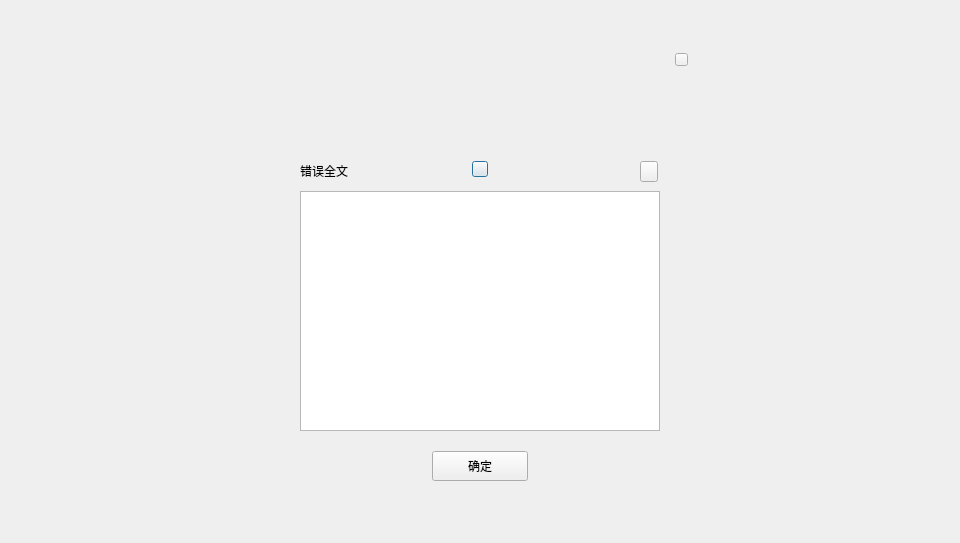
<?xml version="1.0" encoding="UTF-8"?>
<ui version="4.0">
 <class>ErrorResultDialog</class>
 <widget class="QDialog" name="ErrorResultDialog">
  <property name="geometry">
   <rect>
    <x>0</x>
    <y>0</y>
    <width>960</width>
    <height>543</height>
   </rect>
  </property>
  <property name="windowTitle">
   <string>Dialog</string>
  </property>
  <widget class="QWidget" name="widget" native="true">
   <property name="geometry">
    <rect>
     <x>0</x>
     <y>0</y>
     <width>960</width>
     <height>543</height>
    </rect>
   </property>
   <widget class="QWidget" name="containerWidget" native="true">
    <property name="geometry">
     <rect>
      <x>260</x>
      <y>41</y>
      <width>440</width>
      <height>460</height>
     </rect>
    </property>
    <property name="font">
     <font>
      <family>Microsoft YaHei UI Light</family>
     </font>
    </property>
    <widget class="QToolButton" name="okBtn">
     <property name="geometry">
      <rect>
       <x>172</x>
       <y>410</y>
       <width>96</width>
       <height>30</height>
      </rect>
     </property>
     <property name="font">
      <font>
       <family>Microsoft YaHei UI Light</family>
      </font>
     </property>
     <property name="cursor">
      <cursorShape>PointingHandCursor</cursorShape>
     </property>
     <property name="focusPolicy">
      <enum>Qt::NoFocus</enum>
     </property>
     <property name="styleSheet">
      <string notr="true"/>
     </property>
     <property name="text">
      <string>确定</string>
     </property>
    </widget>
    <widget class="QToolButton" name="closeBtn">
     <property name="geometry">
      <rect>
       <x>415</x>
       <y>12</y>
       <width>13</width>
       <height>13</height>
      </rect>
     </property>
     <property name="cursor">
      <cursorShape>PointingHandCursor</cursorShape>
     </property>
     <property name="focusPolicy">
      <enum>Qt::NoFocus</enum>
     </property>
     <property name="styleSheet">
      <string notr="true"/>
     </property>
     <property name="text">
      <string/>
     </property>
    </widget>
    <widget class="QLabel" name="infoLabel">
     <property name="geometry">
      <rect>
       <x>100</x>
       <y>40</y>
       <width>240</width>
       <height>60</height>
      </rect>
     </property>
     <property name="text">
      <string/>
     </property>
     <property name="alignment">
      <set>Qt::AlignCenter</set>
     </property>
     <property name="wordWrap">
      <bool>true</bool>
     </property>
     <property name="textInteractionFlags">
      <set>Qt::LinksAccessibleByMouse|Qt::TextSelectableByMouse</set>
     </property>
    </widget>
    <widget class="QLabel" name="label_2">
     <property name="geometry">
      <rect>
       <x>40</x>
       <y>120</y>
       <width>200</width>
       <height>20</height>
      </rect>
     </property>
     <property name="text">
      <string>错误全文</string>
     </property>
    </widget>
    <widget class="QTextBrowser" name="textBrowser">
     <property name="geometry">
      <rect>
       <x>40</x>
       <y>150</y>
       <width>360</width>
       <height>240</height>
      </rect>
     </property>
    </widget>
    <widget class="QToolButton" name="copyBtn">
     <property name="geometry">
      <rect>
       <x>380</x>
       <y>120</y>
       <width>18</width>
       <height>21</height>
      </rect>
     </property>
     <property name="font">
      <font>
       <family>微软雅黑</family>
      </font>
     </property>
     <property name="cursor">
      <cursorShape>PointingHandCursor</cursorShape>
     </property>
     <property name="focusPolicy">
      <enum>Qt::NoFocus</enum>
     </property>
     <property name="text">
      <string/>
     </property>
    </widget>
    <widget class="QPushButton" name="detailBtn">
     <property name="geometry">
      <rect>
       <x>212</x>
       <y>120</y>
       <width>16</width>
       <height>16</height>
      </rect>
     </property>
     <property name="cursor">
      <cursorShape>PointingHandCursor</cursorShape>
     </property>
     <property name="styleSheet">
      <string notr="true">border-image: url(:/ui/wallet_ui/more.png);</string>
     </property>
     <property name="text">
      <string/>
     </property>
    </widget>
   </widget>
  </widget>
 </widget>
 <resources/>
 <connections/>
</ui>
